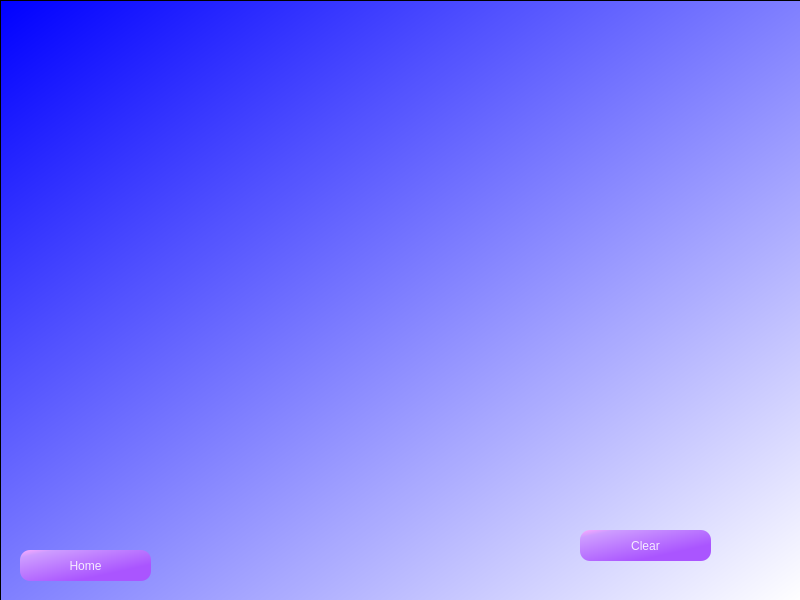
<?xml version="1.0" encoding="UTF-8"?>
<ui version="4.0">
 <class>Dialog</class>
 <widget class="QDialog" name="Dialog">
  <property name="geometry">
   <rect>
    <x>0</x>
    <y>0</y>
    <width>800</width>
    <height>600</height>
   </rect>
  </property>
  <property name="minimumSize">
   <size>
    <width>800</width>
    <height>600</height>
   </size>
  </property>
  <property name="maximumSize">
   <size>
    <width>800</width>
    <height>600</height>
   </size>
  </property>
  <property name="windowTitle">
   <string>Dialog</string>
  </property>
  <property name="styleSheet">
   <string notr="true"/>
  </property>
  <widget class="QFrame" name="frame">
   <property name="geometry">
    <rect>
     <x>0</x>
     <y>0</y>
     <width>801</width>
     <height>601</height>
    </rect>
   </property>
   <property name="styleSheet">
    <string notr="true">QFrame{
	background-color:qlineargradient(spread:pad, x1:0, y1:0, x2:1, y2:1, stop:0 rgba(0, 0, 255, 255), stop:1 rgba(255, 255, 255, 255));
	color:rgb(0, 0, 0);
}</string>
   </property>
   <property name="frameShape">
    <enum>QFrame::StyledPanel</enum>
   </property>
   <property name="frameShadow">
    <enum>QFrame::Raised</enum>
   </property>
   <widget class="QPushButton" name="backToList">
    <property name="geometry">
     <rect>
      <x>20</x>
      <y>550</y>
      <width>131</width>
      <height>31</height>
     </rect>
    </property>
    <property name="styleSheet">
     <string notr="true">QPushButton{
	background-color: qlineargradient(spread:pad, x1:0, y1:0, x2:0.813, y2:0.880455, stop:0 rgba(255, 170, 255, 255), stop:0.153409 rgba(205, 156, 255, 255), stop:0.852273 rgba(170, 85, 255, 255));
	color: rgb(245, 235, 255);
	border-radius: 10px;
}</string>
    </property>
    <property name="text">
     <string>Home</string>
    </property>
   </widget>
   <widget class="MplWidget" name="MplWidget" native="true">
    <property name="geometry">
     <rect>
      <x>30</x>
      <y>30</y>
      <width>731</width>
      <height>421</height>
     </rect>
    </property>
   </widget>
   <widget class="QPushButton" name="clearButton">
    <property name="geometry">
     <rect>
      <x>580</x>
      <y>530</y>
      <width>131</width>
      <height>31</height>
     </rect>
    </property>
    <property name="styleSheet">
     <string notr="true">QPushButton{
	background-color: qlineargradient(spread:pad, x1:0, y1:0, x2:0.813, y2:0.880455, stop:0 rgba(255, 170, 255, 255), stop:0.153409 rgba(205, 156, 255, 255), stop:0.852273 rgba(170, 85, 255, 255));
	color: rgb(245, 235, 255);
	border-radius: 10px;
}</string>
    </property>
    <property name="text">
     <string>Clear</string>
    </property>
   </widget>
  </widget>
 </widget>
 <customwidgets>
  <customwidget>
   <class>MplWidget</class>
   <extends>QWidget</extends>
   <header>mplwidget</header>
   <container>1</container>
  </customwidget>
 </customwidgets>
 <resources/>
 <connections/>
</ui>
